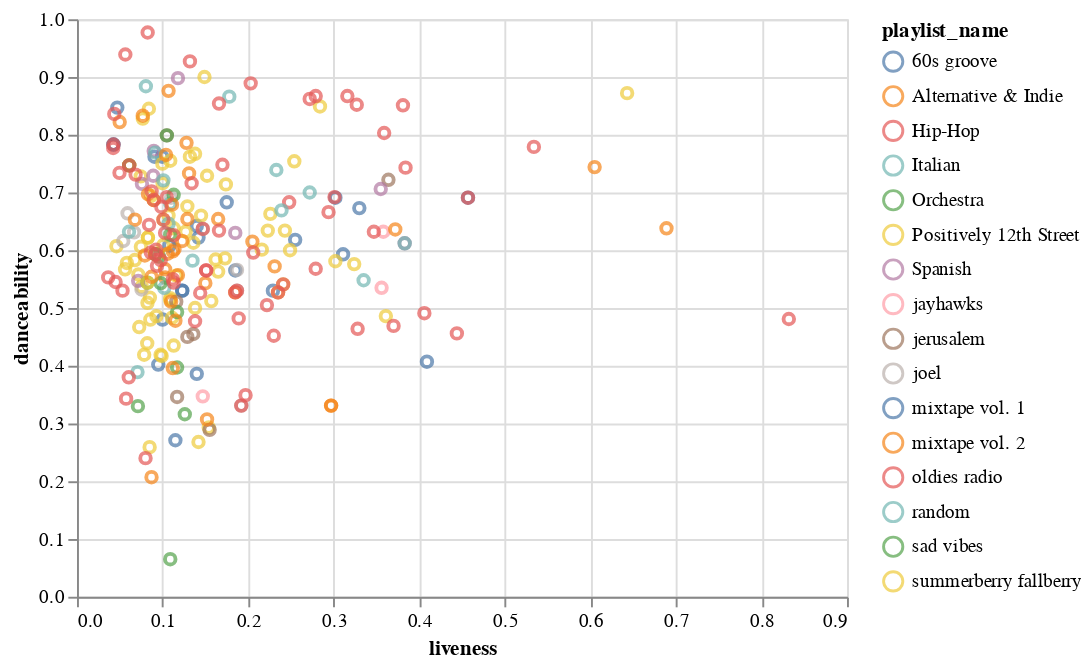

The notebook cell this image was saved under:
### Markdown cell above
As you can see, our new DataFrame consists of 267 tracks – which are pretty much **all user_1's tracks**. Using the familiar tools from Altair, we can **produce a color-coded chart** for the new collection.

Specifically, we can **color** the data points **based on the playlist** they are in:

### Code cell
alt.Chart(all_my_tracks).mark_point().encode(
    x="liveness",
    y="danceability",
    color="playlist_name"
)

### Figure 1 — Vega-Lite specification as saved in the notebook (floating-point values rounded to 4 significant figures; data arrays with more than 128 entries replaced by an {"elided": "..."} marker saying what was removed)
{"config": {"view": {"continuousWidth": 400, "continuousHeight": 300}}, "data": {"name": "data-1005437539f8916a183f805603d4a8a1"}, "mark": "point", "encoding": {"color": {"field": "playlist_name", "type": "nominal"}, "x": {"field": "liveness", "type": "quantitative"}, "y": {"field": "danceability", "type": "quantitative"}}, "$schema": "https://vega.github.io/schema/vega-lite/v4.17.0.json", "datasets": {"data-1005437539f8916a183f805603d4a8a1": {"elided": "254 records"}}}
